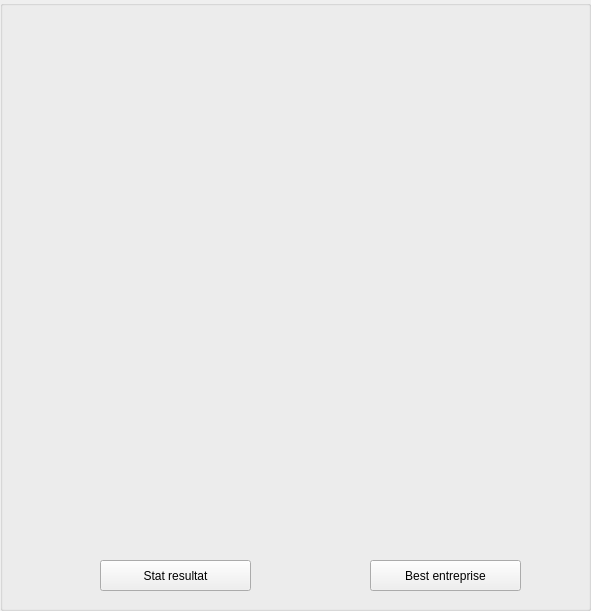
               <widget class="QGroupBox" name="groupBox_stat">
                <property name="geometry">
                 <rect>
                  <x>880</x>
                  <y>10</y>
                  <width>591</width>
                  <height>611</height>
                 </rect>
                </property>
                <property name="title">
                 <string/>
                </property>
                <widget class="QLabel" name="label_stat">
                 <property name="geometry">
                  <rect>
                   <x>40</x>
                   <y>40</y>
                   <width>541</width>
                   <height>501</height>
                  </rect>
                 </property>
                 <property name="text">
                  <string/>
                 </property>
                </widget>
                <widget class="QPushButton" name="pushButton_stat_resultat">
                 <property name="geometry">
                  <rect>
                   <x>100</x>
                   <y>560</y>
                   <width>151</width>
                   <height>31</height>
                  </rect>
                 </property>
                 <property name="styleSheet">
                  <string notr="true"/>
                 </property>
                 <property name="text">
                  <string>Stat resultat</string>
                 </property>
                </widget>
                <widget class="QPushButton" name="pushButton_stat_entreprise">
                 <property name="geometry">
                  <rect>
                   <x>370</x>
                   <y>560</y>
                   <width>151</width>
                   <height>31</height>
                  </rect>
                 </property>
                 <property name="text">
                  <string>Best entreprise</string>
                 </property>
                </widget>
               </widget>
